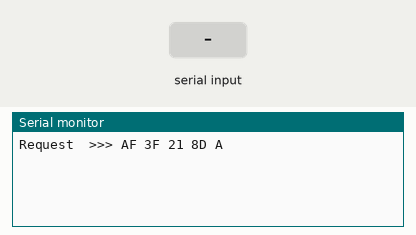
A program run on a simulated ESP32. On the bench: the last lines printed to the serial monitor. Inputs (shaded band) come from the test bench.

Above: at 1.2 s.
1.3 s: "1" received over the second serial link
At 1.9 s:
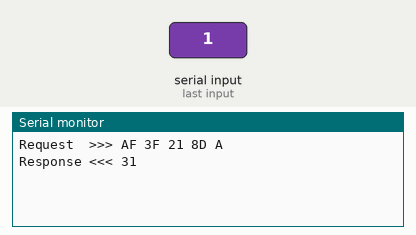
3.5 s: "0" received over the second serial link
At 3.88 s:
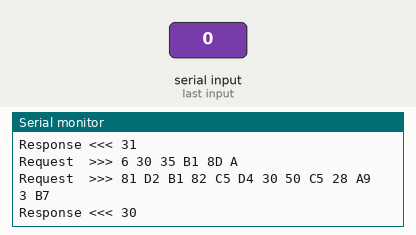
5.5 s: "2" received over the second serial link
At 5.88 s:
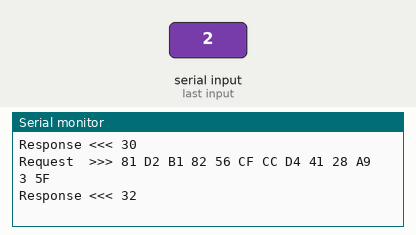

Measured:
- after the input at 1.3 s, the serial monitor: prints a new line after 0.15 s (image 1)
- after the input at 3.5 s, the serial monitor: prints a new line after 0.15 s (image 2)
- after the input at 5.5 s, the serial monitor: prints a new line after 0.15 s (image 3)

The program:

main.cpp
```cpp
#include "main.hpp"


long Previous = 0;
int val = 0;


byte cmd1[] = {0xaF,0x3F,0x21,0x8D,0x0A};                                           // открываем сессию
byte cmd2[] = {0x06,0x30,0x35,0xb1,0x8d,0x0a};                                      // читаем тип счетчика
byte cmd3[] = {0x81,0xd2,0xb1,0x82,0xc5,0xd4,0x30,0x50,0xc5,0x28,0xa9,0x03,0xb7};   // снимаем показания
byte cmd4[] = {0x81,0xd2,0xb1,0x82,0x56,0xcf,0xcc,0xd4,0x41,0x28,0xa9,0x03,0x5f};   // напряжения на фазах


/**
 * @brief
 *
 * @param data
 */
void show_data(byte data[], uint8_t datalen)
{
    UART.print("Request  >>> ");

    for (uint8_t i = 0; i < datalen; i++)
    {
        UART.print(data[i], HEX);
        UART.print(" ");
    }

  UART.println();
}

/**
 * @brief
 *
 * @param data
 */
void send_data(byte data[], uint8_t datalen)
{
    show_data(data, datalen);

    digitalWrite(RS485_RXTX, RS485_WRITE);
    RS485.write (data, datalen);
    digitalWrite(RS485_RXTX, RS485_READ);
}

/**
 * @brief
 *
 */
void setup()
{
    UART.begin(115200);

    pinMode(RS485_RXTX, OUTPUT);
    digitalWrite(RS485_RXTX, RS485_WRITE);

    RS485.begin(RS485_BAUNDRATE, SERIAL_8N1, RS485_RX, RS485_TX);
    RS485.flush();

    digitalWrite(RS485_RXTX, RS485_READ);
}

/**
 * @brief
 *
 */
void loop()
{
    if (RS485.available())
    {
        delay(150);

        UART.print("Response <<< ");

        while (RS485.available())
        {
            char response = RS485.read();
            response &= 0x7F;// convert 8N1 to 7E1

            // UART.print(response);
            // или
            UART.print(response, HEX);
        }

        UART.println();
    }

    if (millis() - Previous >= 1000)
    {
        Previous = millis();
        val ++;

        switch (val)
        {
            case 1:
                send_data(cmd1, sizeof(cmd1));
                break;

            case 2:
                send_data(cmd2, sizeof(cmd2));
                break;

            case 3:
                send_data(cmd3, sizeof(cmd3));
                break;

            case 4:
                send_data(cmd4, sizeof(cmd4));
                break;

            default:
                val = 0;
                break;
        }
    }
}
   
```

main.hpp
```cpp
#ifndef MAIN
#define MAIN


#include "Arduino.h"
#include "app_config.hpp"


/**
 * @brief
 *
 * @param data
 */
void show_data(byte data[], uint8_t datalen);

/**
 * @brief
 *
 * @param data
 */
void send_data(byte data[], uint8_t datalen);

/**
 * @brief
 *
 */
void setup(void);

/**
 * @brief
 *
 */
void loop(void) ;


#endif
```

app_config.hpp
```cpp
#ifndef APP_CONFIG
#define APP_CONFIG


//--------------------------------------------------------------------------------------------------------------------------//
//------------------------------------------ Общие настройки приложения ----------------------------------------------------//
//--------------------------------------------------------------------------------------------------------------------------//

#define FIRMWARE_NAME               "TESTER-POWER-COUNTER"                               // Название прошивки

#define HOST_NAME                   FIRMWARE_NAME
#define APP_NAME                    "POWER-COUNTER"
#define MANUFACTURE                 "MSVM.RU"
#define MODEL                       APP_NAME

#define VERSION_FIRMWARE            "1.0.0"

//--------------------------------------------------------------------------------------------------------------------------//
//---------------------------------------- Настройка интерфейсов связи -----------------------------------------------------//
//--------------------------------------------------------------------------------------------------------------------------//

#define UART                        Serial
#define UART_BAUNDRATE              115200

#define RS485                       Serial2
#define RS485_BAUNDRATE             9600
#define RS485_RX                    34
#define RS485_TX                    4
#define RS485_RXTX                  17

#define RS485_WRITE                 1
#define RS485_READ                  0


#endif
```
